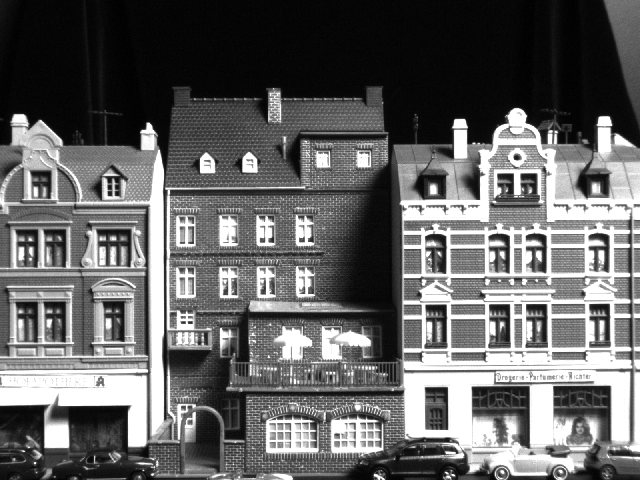
%> input picture classy_computer_vision/EX6 Exercise on feature matching/Q1 solution/House1.bmp, 640 x 480 px
$ octave ModifyTheProblem.m   (GNU Octave 9; MATLAB toolbox functions it lacks are replaced by stand-ins)
%> lines starting %> are read from the running program, lines starting %| are printed output that depends on the picture
### classy_computer_vision/EX6 Exercise on feature matching/Q1 solution/CornerXCorr.m
function [idx,rho] = CornerXCorr(p, corners2, im1, im2, n)

p1 = ExtractImgPatch(im1, p, n);
if any(p1(:))
    rho = -Inf;
    for i = 1:size(corners2, 1)
        p2 = ExtractImgPatch(im2, corners2(i, :), n);

        p1 = double(p1(:));
        p2 = double(p2(:));


        cc = cov(p1, p2);
        if isnan(cc)
            continue
        end
        rho_temp = cc(1,2) / sqrt(cc(1,1) * cc(2,2));

        if rho_temp > rho
            rho = rho_temp;
            idx = i;
        end
    end
else
    % If the patch is invalid return nan.
    rho = nan;
    idx = nan;
end

### classy_computer_vision/EX6 Exercise on feature matching/Q1 solution/ExtractImgPatch.m
function p = ExtractImgPatch(im,p,n)
if (p(1)-n)<=0 || (p(1)+n) > size(im,2) || (p(2)-n)<=0 || (p(2)+n) > size(im,1)
    p = zeros(2*n+1);
else
    p = im(p(2)-n:p(2)+n,p(1)-n:p(1)+n); %vector
end

### classy_computer_vision/EX6 Exercise on feature matching/Q1 solution/ModifyTheProblem.m
clear all; close all; clc;

%we modify the House2 via Homography, and run the algo again.. see what
%happens. We should see that correlation is doing bad for rotated images..
%a lot of maches are wrong!
%%

% Load the images
im1 = imread('House1.bmp');
%> im1 is the input picture: size 480x640 uint8; min 0, max 255, mean 101.2
im2 = imread('House2.bmp');
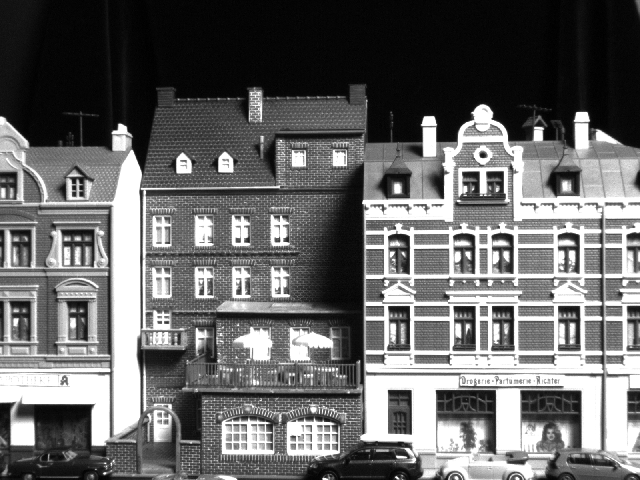
%> input picture classy_computer_vision/EX6 Exercise on feature matching/Q1 solution/House2.bmp, 640 x 480 px
%> im2 is the input picture: size 480x640 uint8; min 0, max 255, mean 105.4

%% Q2 %image is rotated 20°
%a=20*pi/180;
a=45*pi/180; %almost all matches are wrong
s=sin(a);
c=cos(a);
%rotation:
%H=[c s 0;-s c 0;0 0 1];

s=0.4;
% x stays x, y stays y, but gets addes an offset of s*x.. so as larger x,
% as lager the offset..
%affine transformation: 6dof=3points.= all points lying on the line are
%still on the line. Still not so robust, but way better than with rotation!
% ??? why is this better than rotation??
H=[1 0 0; s 1 0; 0 0 1]; %=shear!!
%Note That H has to be transposed here if column vectors are used for points
Tr=maketform('projective',H');
WarpIm=imtransform(im2,Tr);
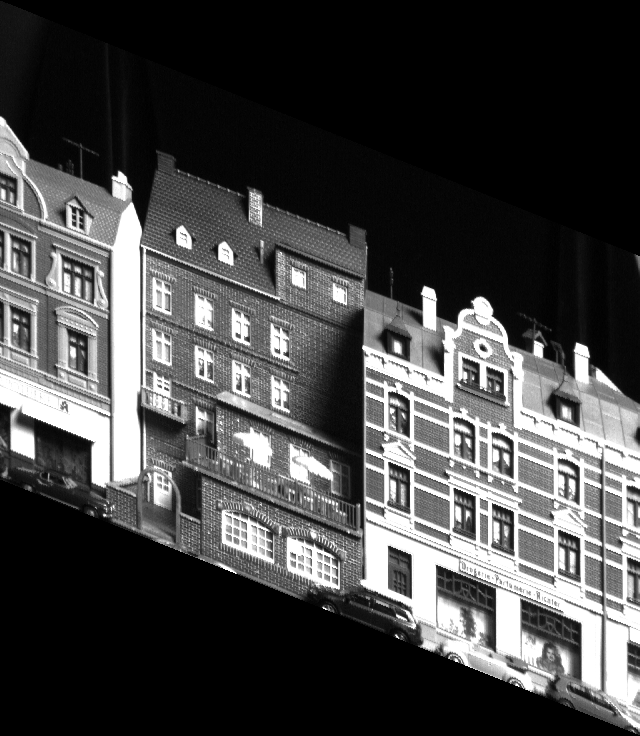
%> WarpIm: size 736x640 uint8; min 0, max 255, mean 70.8
im2=WarpIm;

%% Extract the corners.
harris1 = detectHarrisFeatures(im1);
%> harris1 = 1770 points; strongest (x, y): (189, 323), (149, 124), (36, 464), (375, 476), (479, 199)
harris2 = detectHarrisFeatures(im2);
%> harris2 = 1962 points; strongest (x, y): (518, 686), (457, 662), (390, 463), (236, 574), (494, 505)
[B, ci1] = sort(harris1.Metric, 'descend');  %[B,I]=sort, B = A(I)
%> B = 1770 values, max 0.0403 at index 1, min 0.000406 at index 1770, mean 0.00483; ci1 = 1770 values, max 1770 at index 1497, min 1 at index 996, mean 885.5
[B, ci2] = sort(harris2.Metric, 'descend');
%> B = 1962 values, max 0.0612 at index 1, min 0.000613 at index 1962, mean 0.00506; ci2 = 1962 values, max 1962 at index 1619, min 1 at index 1720, mean 981.5
% Covnert to integers as we need whole array indices
corners1 = int32(harris1.Location(ci1(1:800),:)); %gives me the best 800 corner position within image.
%> corners1 = 800 rows, first 12: [189 323; 149 124; 36 464; 375 476; 479 199; 454 476; 153 475; 612 126; 527 123; 528 306; 457 453; 194 244]
corners2 = int32(harris2.Location(ci2(1:800),:));
%> corners2 = 800 rows, first 12: [518 686; 457 662; 390 463; 236 574; 494 505; 456 489; 325 609; 231 572; 233 573; 228 571; 438 567; 226 570]
n = 7;

% For all corners in im1 find corresponding corners in im2
%> (the run ends here)
